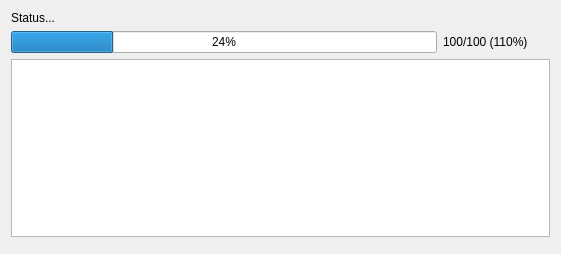
<?xml version="1.0" encoding="UTF-8"?>
<ui version="4.0">
 <class>ProgressDialog</class>
 <widget class="QDialog" name="ProgressDialog">
  <property name="geometry">
   <rect>
    <x>0</x>
    <y>0</y>
    <width>561</width>
    <height>254</height>
   </rect>
  </property>
  <property name="windowTitle">
   <string>Dialog</string>
  </property>
  <layout class="QVBoxLayout" name="verticalLayout">
   <item>
    <widget class="QLabel" name="lblStatus">
     <property name="sizePolicy">
      <sizepolicy hsizetype="Preferred" vsizetype="Maximum">
       <horstretch>0</horstretch>
       <verstretch>0</verstretch>
      </sizepolicy>
     </property>
     <property name="text">
      <string>Status...</string>
     </property>
    </widget>
   </item>
   <item>
    <layout class="QHBoxLayout" name="horizontalLayout">
     <item>
      <widget class="QProgressBar" name="prbProgress">
       <property name="sizePolicy">
        <sizepolicy hsizetype="Expanding" vsizetype="Fixed">
         <horstretch>4</horstretch>
         <verstretch>0</verstretch>
        </sizepolicy>
       </property>
       <property name="value">
        <number>24</number>
       </property>
      </widget>
     </item>
     <item>
      <widget class="QLabel" name="lblProgress">
       <property name="sizePolicy">
        <sizepolicy hsizetype="Preferred" vsizetype="Preferred">
         <horstretch>1</horstretch>
         <verstretch>0</verstretch>
        </sizepolicy>
       </property>
       <property name="text">
        <string>100/100 (110%)</string>
       </property>
      </widget>
     </item>
    </layout>
   </item>
   <item>
    <widget class="QTreeWidget" name="treeItems">
     <property name="columnCount">
      <number>2</number>
     </property>
     <property name="supportedDragActions">
      <set>Qt::DropAction::IgnoreAction</set>
     </property>
     <attribute name="headerVisible">
      <bool>false</bool>
     </attribute>
     <column>
      <property name="text">
       <string notr="true">1</string>
      </property>
     </column>
     <column>
      <property name="text">
       <string notr="true">2</string>
      </property>
     </column>
    </widget>
   </item>
   <item>
    <widget class="QDialogButtonBox" name="btnDialogButtons">
     <property name="orientation">
      <enum>Qt::Orientation::Horizontal</enum>
     </property>
    </widget>
   </item>
  </layout>
 </widget>
 <resources/>
 <connections>
  <connection>
   <sender>btnDialogButtons</sender>
   <signal>accepted()</signal>
   <receiver>ProgressDialog</receiver>
   <slot>accept()</slot>
   <hints>
    <hint type="sourcelabel">
     <x>248</x>
     <y>254</y>
    </hint>
    <hint type="destinationlabel">
     <x>157</x>
     <y>274</y>
    </hint>
   </hints>
  </connection>
  <connection>
   <sender>btnDialogButtons</sender>
   <signal>rejected()</signal>
   <receiver>ProgressDialog</receiver>
   <slot>reject()</slot>
   <hints>
    <hint type="sourcelabel">
     <x>316</x>
     <y>260</y>
    </hint>
    <hint type="destinationlabel">
     <x>286</x>
     <y>274</y>
    </hint>
   </hints>
  </connection>
 </connections>
</ui>
